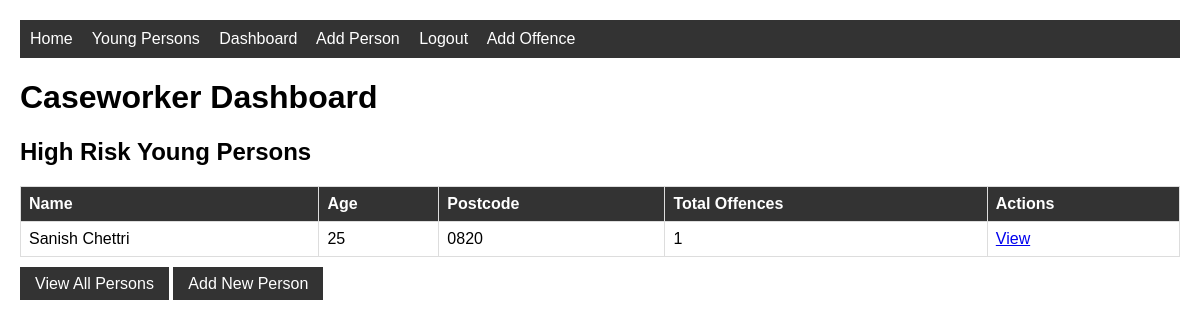
The page /dashboard/ (signed in) on the database its author committed.
### justice/models.py (models this page shows, shortened)
class YoungPerson(models.Model):
    RISK_CHOICES = [
        ('low', 'Low'),
        ('medium', 'Medium'),
        ('high', 'High'),
    ]
    first_name = models.CharField(max_length=100)
    last_name = models.CharField(max_length=100)
    date_of_birth = models.DateField()
    gender = models.CharField(max_length=20)
    postcode = models.CharField(max_length=10)
    risk_level = models.CharField(max_length=10, choices=RISK_CHOICES)
    objects = models.Manager()
    high_risk = HighRiskManager()
    caseworkers = models.ManyToManyField(CaseWorker, blank=True)
    @property
    def age(self):
        from datetime import date
        today = date.today()
        return today.year - self.date_of_birth.year

### justice/views.py (the view)
# urls.py: path('dashboard/', views.CaseWorkerDashboardView.as_view(), name='dashboard'),
class CaseWorkerDashboardView(LoginRequiredMixin, ListView):
    model = YoungPerson
    template_name = 'justice/dashboard.html'
    context_object_name = 'youngpeople'
    def get_queryset(self):
        return YoungPerson.high_risk.prefetch_related(
            'caseworkers', 'offences'
        ).annotate(offence_count=Count('offences'))

### justice/models.py (called while the page is built)
    def get_queryset(self):
        return super().get_queryset().filter(risk_level='high')

### justice/templates/justice/dashboard.html
{% extends 'justice/base.html' %}
{% block content %}
<h1>Caseworker Dashboard</h1>
<h2>High Risk Young Persons</h2>
<table>
    <tr>
        <th>Name</th>
        <th>Age</th>
        <th>Postcode</th>
        <th>Total Offences</th>
        <th>Actions</th>
    </tr>
    {% for person in youngpeople %}
    <tr>
        <td>{{ person.first_name }} {{ person.last_name }}</td>
        <td>{{ person.age }}</td>
        <td>{{ person.postcode }}</td>
        <td>{{ person.offences.count }}</td>
        <td>
            <a href="{% url 'justice:youngperson-detail' person.pk %}">View</a>
        </td>
    </tr>
    {% empty %}
    <tr>
        <td colspan="5">No high risk persons found.</td>
    </tr>
    {% endfor %}
</table>
<br>
<a href="{% url 'justice:youngperson-list' %}" class="btn">View All Persons</a>
<a href="{% url 'justice:youngperson-create' %}" class="btn">Add New Person</a>
{% endblock %}

### justice/templates/justice/base.html (style rules this page uses)
body { font-family: Arial, sans-serif; margin: 20px; }
table { width: 100%; border-collapse: collapse; }
th, td { border: 1px solid #ddd; padding: 8px; text-align: left; }
th { background-color: #333; color: white; }
.btn { padding: 8px 15px; background: #333; color: white; text-decoration: none; border: none; cursor: pointer; }

### rows shown on the page
YoungPerson: first_name "Sanish", last_name "Chettri", age "25", postcode "0820", offences.count "1"
